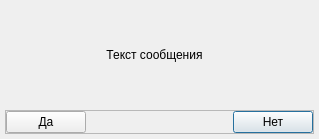
<?xml version="1.0" encoding="UTF-8"?>
<ui version="4.0">
 <class>DialogYesNo</class>
 <widget class="QDialog" name="DialogYesNo">
  <property name="geometry">
   <rect>
    <x>0</x>
    <y>0</y>
    <width>319</width>
    <height>139</height>
   </rect>
  </property>
  <property name="focusPolicy">
   <enum>Qt::NoFocus</enum>
  </property>
  <property name="acceptDrops">
   <bool>false</bool>
  </property>
  <property name="windowTitle">
   <string>Подтверждение</string>
  </property>
  <property name="windowIcon">
   <iconset resource="../../../icons/icons.qrc">
    <normaloff>:/icons/main/info.png</normaloff>:/icons/main/info.png</iconset>
  </property>
  <layout class="QGridLayout" name="gridLayout">
   <property name="leftMargin">
    <number>5</number>
   </property>
   <property name="topMargin">
    <number>5</number>
   </property>
   <property name="rightMargin">
    <number>5</number>
   </property>
   <property name="bottomMargin">
    <number>5</number>
   </property>
   <property name="spacing">
    <number>5</number>
   </property>
   <item row="2" column="0" colspan="3" alignment="Qt::AlignBottom">
    <widget class="QFrame" name="frame_button">
     <property name="frameShape">
      <enum>QFrame::StyledPanel</enum>
     </property>
     <property name="frameShadow">
      <enum>QFrame::Raised</enum>
     </property>
     <layout class="QHBoxLayout" name="horizontalLayout">
      <property name="spacing">
       <number>0</number>
      </property>
      <property name="leftMargin">
       <number>0</number>
      </property>
      <property name="topMargin">
       <number>0</number>
      </property>
      <property name="rightMargin">
       <number>0</number>
      </property>
      <property name="bottomMargin">
       <number>0</number>
      </property>
      <item>
       <widget class="QPushButton" name="pushButton_yes">
        <property name="cursor">
         <cursorShape>PointingHandCursor</cursorShape>
        </property>
        <property name="focusPolicy">
         <enum>Qt::NoFocus</enum>
        </property>
        <property name="text">
         <string>Да</string>
        </property>
       </widget>
      </item>
      <item>
       <spacer name="horizontalSpacer">
        <property name="orientation">
         <enum>Qt::Horizontal</enum>
        </property>
        <property name="sizeHint" stdset="0">
         <size>
          <width>40</width>
          <height>10</height>
         </size>
        </property>
       </spacer>
      </item>
      <item>
       <widget class="QPushButton" name="pushButton_no">
        <property name="cursor">
         <cursorShape>PointingHandCursor</cursorShape>
        </property>
        <property name="focusPolicy">
         <enum>Qt::StrongFocus</enum>
        </property>
        <property name="text">
         <string>Нет</string>
        </property>
       </widget>
      </item>
     </layout>
    </widget>
   </item>
   <item row="1" column="0">
    <widget class="QLabel" name="label_main_text">
     <property name="sizePolicy">
      <sizepolicy hsizetype="Expanding" vsizetype="Expanding">
       <horstretch>0</horstretch>
       <verstretch>0</verstretch>
      </sizepolicy>
     </property>
     <property name="cursor">
      <cursorShape>ArrowCursor</cursorShape>
     </property>
     <property name="text">
      <string>Текст сообщения</string>
     </property>
     <property name="alignment">
      <set>Qt::AlignCenter</set>
     </property>
     <property name="wordWrap">
      <bool>true</bool>
     </property>
    </widget>
   </item>
  </layout>
 </widget>
 <resources>
  <include location="../../../icons/icons.qrc"/>
 </resources>
 <connections/>
</ui>
